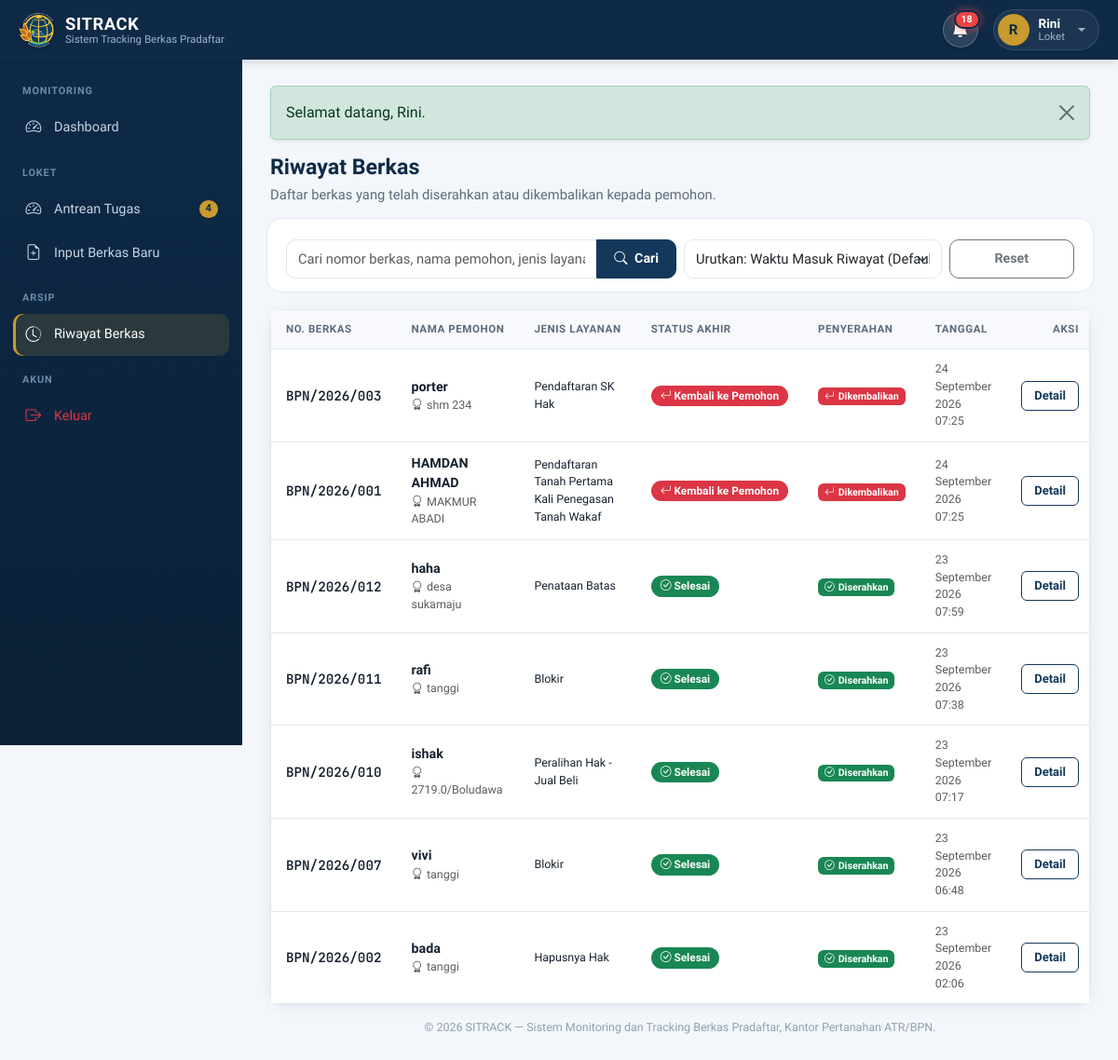
The app's page /loket/riwayat.php (signed in), older data.
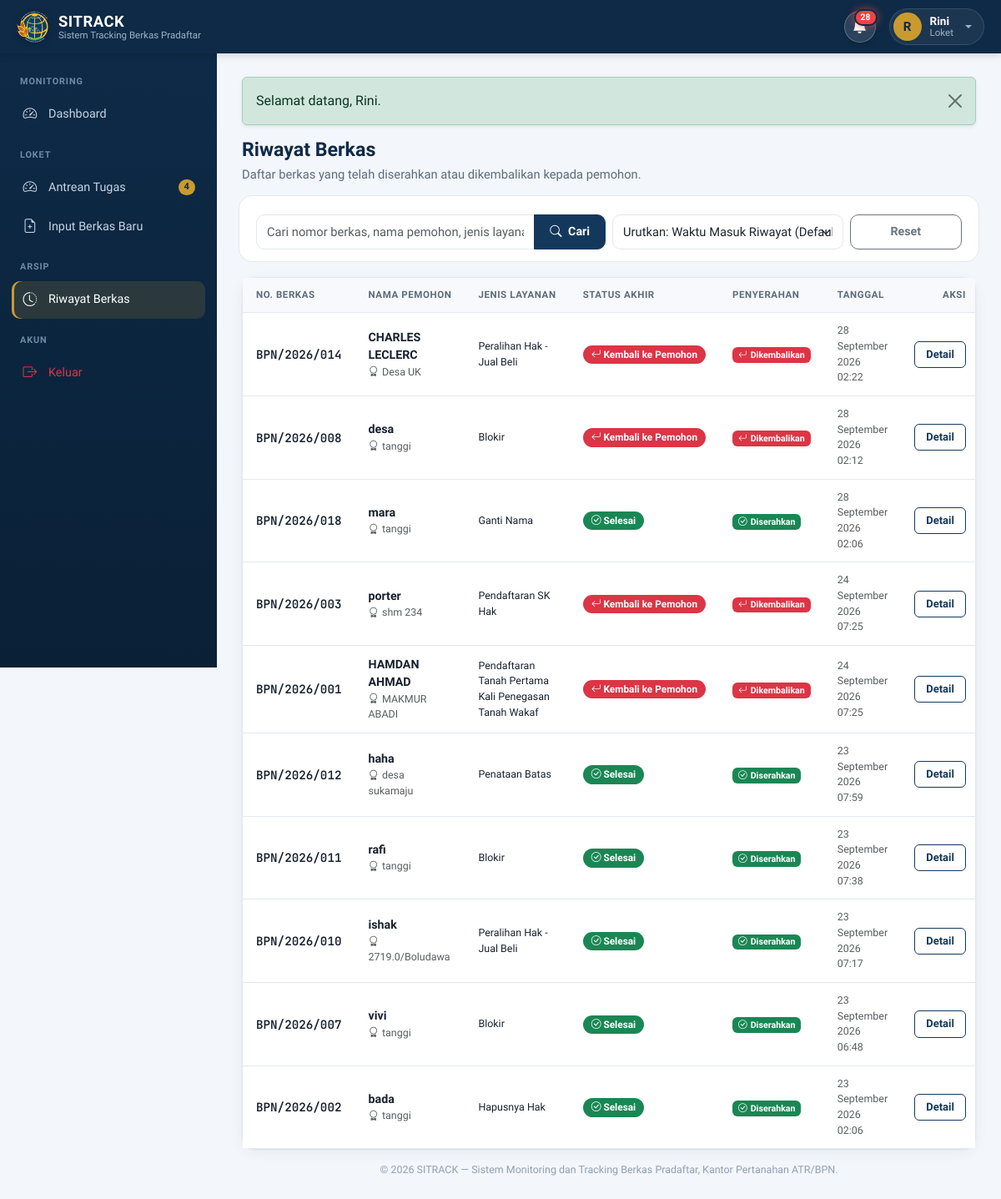
The same page, newer data.
### tables this page shows
CREATE TABLE `berkas` (
  `id` int(10) unsigned NOT NULL AUTO_INCREMENT,
  `nomor_pendaftaran` varchar(100) NOT NULL,
  `nama_pemohon` varchar(150) NOT NULL,
  `nik` varchar(20) DEFAULT NULL,
  `no_hp` varchar(20) DEFAULT NULL,
  `jenis_layanan` varchar(100) NOT NULL,
  `sertifikat_desa` varchar(255) DEFAULT NULL,
  `deskripsi_berkas` text DEFAULT NULL,
  `status_posisi` enum('loket','seksi_1','seksi_2','selesai','ditolak_ke_loket','ditolak_ke_seksi1') NOT NULL DEFAULT 'loket',
  `diinput_oleh` int(10) unsigned DEFAULT NULL,
  `petugas_tujuan_id` int(10) unsigned DEFAULT NULL,
  `deadline_at` datetime DEFAULT NULL,
  `sisa_sla_detik` int(11) DEFAULT NULL COMMENT 'Sisa detik SLA saat berkas dijeda/dikembalikan ke loket',
  `is_diterima_loket` tinyint(1) NOT NULL DEFAULT 0 COMMENT 'flag konfirmasi loket setelah berkas selesai/ditolak kembali',
  `created_at` timestamp NOT NULL DEFAULT current_timestamp(),
  `updated_at` timestamp NOT NULL DEFAULT current_timestamp() ON UPDATE current_timestamp(),
  PRIMARY KEY (`id`),
  UNIQUE KEY `nomor_pendaftaran` (`nomor_pendaftaran`),
  KEY `idx_status_posisi` (`status_posisi`),
  KEY `idx_nomor_pendaftaran` (`nomor_pendaftaran`),
  KEY `fk_berkas_diinput_oleh` (`diinput_oleh`),
  KEY `fk_berkas_petugas_tujuan` (`petugas_tujuan_id`),
  KEY `idx_deadline_at` (`deadline_at`),
  CONSTRAINT `fk_berkas_diinput_oleh` FOREIGN KEY (`diinput_oleh`) REFERENCES `users` (`id`),
  CONSTRAINT `fk_berkas_petugas_tujuan` FOREIGN KEY (`petugas_tujuan_id`) REFERENCES `users` (`id`) ON DELETE SET NULL
);

### loket/riwayat.php (the view, shortened to what the rows shown need)
<?php
require_once __DIR__ . '/../config/database.php';
require_once __DIR__ . '/../includes/functions.php';
$sort    = trim($_GET['sort'] ?? 'default');
$page    = max(1, (int) ($_GET['page'] ?? 1));
$perPage = 10;
$where  = [
    "b.status_posisi IN ('selesai', 'ditolak_ke_loket')",
    "b.is_diterima_loket = 1"
];
$params = [];
$whereSql = 'WHERE ' . implode(' AND ', $where);
$countStmt = $conn->prepare("SELECT COUNT(*) FROM berkas b $whereSql");
$countStmt->execute($params);
$totalRows = (int) $countStmt->fetchColumn();
$totalPages = max(1, (int) ceil($totalRows / $perPage));
$page = min($page, $totalPages);
$offset = ($page - 1) * $perPage;
$orderSql = match ($sort) {
    'selesai'      => "ORDER BY (b.status_posisi = 'selesai') DESC, b.updated_at DESC, b.id DESC",
    'dikembalikan' => "ORDER BY (b.status_posisi = 'ditolak_ke_loket') DESC, b.updated_at DESC, b.id DESC",
    default        => "ORDER BY b.updated_at DESC, b.id DESC",
};
$stmt = $conn->prepare("
    SELECT b.* FROM berkas b
    $whereSql
    $orderSql
    LIMIT $perPage OFFSET $offset
");
$stmt->execute($params);
$list = $stmt->fetchAll();
require_once __DIR__ . '/../includes/header.php';
require_once __DIR__ . '/../includes/sidebar.php';
?>
<div class="page-head">
    <div>
        <h1>Riwayat Berkas</h1>
    </div>
</div>
<div class="card">
    <div class="table-responsive">
        <table class="table table-modern mb-0">
            <thead>
                <tr>
                    <th>No. Berkas</th>
                    <th>Nama Pemohon</th>
                    <th>Jenis Layanan</th>
                    <th>Status Akhir</th>
                    <th>Penyerahan</th>
                    <th>Tanggal</th>
                    <th class="text-end">Aksi</th>
                </tr>
            </thead>
            <tbody>
                <?php foreach ($list as $b): ?>
                <tr>
                    <td class="mono fw-semibold"><?= e($b['nomor_pendaftaran']) ?></td>
                    <td>
                        <div class="fw-semibold"><?= e($b['nama_pemohon']) ?></div>
                        <?php if (!empty($b['sertifikat_desa'])): ?>
                            <div class="text-muted small"><i class="bi bi-award me-1"></i><?= e($b['sertifikat_desa']) ?></div>
                        <?php endif; ?>
                    </td>
                    <td class="small"><?= e($b['jenis_layanan']) ?></td>
                    <td><?= statusBadge($b['status_posisi'], (int)$b['is_diterima_loket']) ?></td>
                    <td>
                        <?php if ($b['status_posisi'] === 'ditolak_ke_loket'): ?>
                            <span class="badge text-bg-danger"><i class="bi bi-arrow-return-left me-1"></i>Dikembalikan</span>
                        <?php else: ?>
                            <span class="badge text-bg-success"><i class="bi bi-check-circle me-1"></i>Diserahkan</span>
                        <?php endif; ?>
                    </td>
                    <td class="small text-muted"><?= formatTanggal($b['updated_at']) ?></td>
                    <td class="text-end">
                        <a href="<?= baseUrl('detail.php?id=' . (int) $b['id']) ?>" class="btn btn-sm btn-outline-primary">Detail</a>
                    </td>
                </tr>
                <?php endforeach; ?>
            </tbody>
        </table>
    </div>
</div>
<?php require_once __DIR__ . '/../includes/footer.php'; ?>

### includes/functions.php (shortened to what the rows shown need)
<?php
function baseUrl(string $path = ''): string
{
    return '/bpn-tracking/' . ltrim($path, '/');
}
function statusInfo(string $status, int $isDiterimaLoket = 0): array
{
    if ($status === 'ditolak_ke_loket' && $isDiterimaLoket === 1) {
        return ['Kembali ke Pemohon', 'danger', 'bi-arrow-return-left'];
    }
    return match ($status) {
        'loket'              => ['Di Loket',                              'primary',   'bi-inbox'],
        'seksi_1'            => ['Seksi 1 (Survei & Pemetaan)',           'primary',   'bi-file-earmark-check'],
        'seksi_2'            => ['Seksi 2 (Penetapan Hak & Pendaftaran)', 'primary',   'bi-file-earmark-check'],
        'selesai'            => ['Selesai',                               'success',   'bi-check-circle'],
        'ditolak_ke_loket'   => ['Dikembalikan ke Loket',                 'danger',    'bi-arrow-return-left'],
        'ditolak_ke_seksi1'  => ['Dikembalikan ke Seksi 1',               'warning',   'bi-arrow-90deg-left'],
        default              => [ucfirst($status),                        'secondary', 'bi-question-circle'],
    };
}
function statusBadge(string $status, int $isDiterimaLoket = 0): string
{
    [$label, $color, $icon] = statusInfo($status, $isDiterimaLoket);
    return '<span class="badge badge-status text-bg-' . $color . '"><i class="bi ' . $icon . '"></i> ' . htmlspecialchars($label) . '</span>';
}
function e(?string $value): string
{
    return htmlspecialchars((string) $value, ENT_QUOTES, 'UTF-8');
}
function formatTanggal(?string $datetime): string
{
    $bulan = ['Januari','Februari','Maret','April','Mei','Juni','Juli','Agustus','September','Oktober','November','Desember'];
    $ts = strtotime($datetime);
    return date('d', $ts) . ' ' . $bulan[(int) date('n', $ts) - 1] . ' ' . date('Y H:i', $ts);
}

Row changes from the older to the newer data that the page shows:
now on this page (row edited): berkas: nomor_pendaftaran "BPN/2026/014", nama_pemohon "CHARLES LECLERC", sertifikat_desa "Desa UK", jenis_layanan "Peralihan Hak - Jual Beli", label "Kembali ke Pemohon", status_posisi "ditolak_ke_loket" (drawn), updated_at "28 September 2026 02:22"
now on this page (row edited): berkas: nomor_pendaftaran "BPN/2026/008", nama_pemohon "desa", sertifikat_desa "tanggi", jenis_layanan "Blokir", label "Kembali ke Pemohon", status_posisi "ditolak_ke_loket" (drawn), updated_at "28 September 2026 02:12"
added berkas: nomor_pendaftaran "BPN/2026/018", nama_pemohon "mara", sertifikat_desa "tanggi", jenis_layanan "Ganti Nama", label "Selesai", status_posisi "selesai" (drawn), updated_at "28 September 2026 02:06"
Text that changed along with them:
$notifUnreadCount: "18" → "28"
